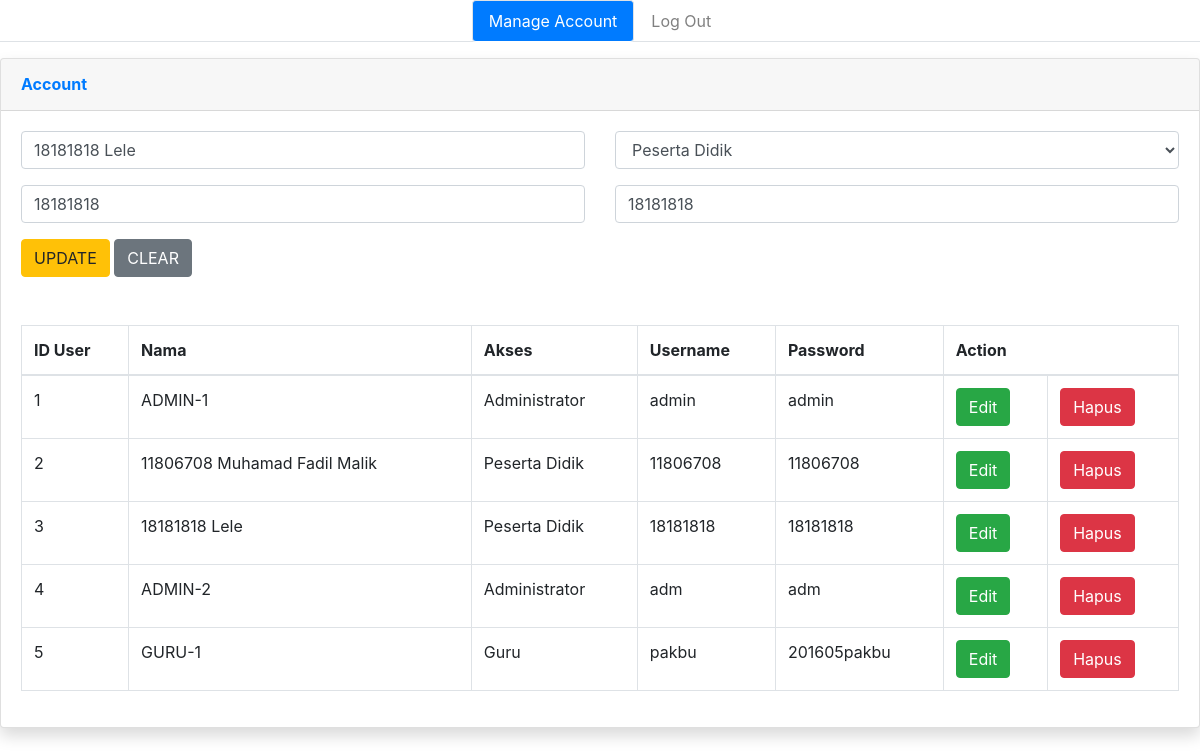
Page /page/admin/?menu=account&edit&id=4 (signed in) on the committed database.
### tables this page shows
CREATE TABLE `user` (
  `id` int(11) NOT NULL,
  `nama` varchar(225) NOT NULL,
  `username` varchar(255) NOT NULL,
  `password` varchar(255) NOT NULL,
  `akses` varchar(255) NOT NULL
);

### page/admin/account.php (the view, shortened to what this page needs)
<?php
    include '../../config/koneksi.php';
  if(isset($_GET['edit'])) {
    $sql = mysqli_query($con, "SELECT * FROM user WHERE id = '$_GET[id]'");
    $isi = mysqli_fetch_array($sql);
  }
  if (isset($_POST['clear'])) {
    echo "<script>alert('Data dibersihkan');document.location.href='?menu=account';</script>";
  }else{
    mysqli_error($con);
  }
 ?>
          <div class="card shadow mb-4">
            <div class="card-header py-3">
              <h6 class="m-0 font-weight-bold text-primary">Account</h6>
            </div>
            <div class="card-body">
            <form method="post">
            <div class="form-group">
                <div class="row">
                    <div class="col">
                    <input type="text" name="nama" class="form-control" placeholder="Nama" value="<?php echo $isi['nama']?>">
                    </div>
                    <div class="col">
                    <select name="akses" class="form-control">
                      <?php if ($isi['akses'] === 'Administrator') { ?>
                                <option value="Administrator">Administrator</option>
                            <?php }else if ($isi['akses'] === 'Peserta Didik') { ?>
                                <option value="Peserta Didik">Peserta Didik</option>
                            <?php }else if ($isi['akses'] === 'Orang Tua') { ?>
                                <option value="Orang Tua">Orang Tua</option>
                            <?php }else if ($isi['akses'] === 'Guru') { ?>
                                <option value="Guru">Guru</option>
                            <?php }else { ?>
                                <option value="" disabled selected>Akses</option>
                      <?php } ?>
                    </select>
                    </div>
                </div>
            </div>
            <div class="form-group">
                <div class="row">
                    <div class="col">
                    <input type="text" name="username" class="form-control" placeholder="Username" value="<?php echo $isi['username']?>">
                    </div>
                    <div class="col">
                    <input type="text" name="password" class="form-control" placeholder="Password" value="<?php echo $isi['password']?>">
                    </div>
                </div>
            </div>
            <?php if (isset($_GET['edit'])) {?>
                <td><input class="btn btn-warning" type="submit" name="update" value="UPDATE"></td>
              <?php }else{ ?>
                <td><input class="btn btn-primary" type="submit" name="simpan" value="SIMPAN"></td>
            <?php } ?>
            <button class="btn btn-secondary" name="clear">CLEAR</button>
            </form>
            <br><br>
              <div class="table-responsive">
                <table class="table table-bordered" id="dataTable" width="100%" cellspacing="0">
                  <thead>
                    <tr>
                      <th>ID User</th>
                      <th>Nama</th>
                      <th>Akses</th>
                      <th>Username</th>
                      <th>Password</th>
                      <th colspan="2" >Action</th>
                    </tr>
                  </thead>
                  <tbody>
                    <?php
                      $no=0;
                      $sql = mysqli_query($con,"SELECT * FROM user");
                      while($r=mysqli_fetch_array($sql)){
                      $no++;
                     ?>
                     <tr>
                       <td><?php echo $no; ?></td>
                       <td><?php echo $r['nama'] ?></td>
                       <td><?php echo $r['akses'] ?></td>
                       <td><?php echo $r['username'] ?></td>
                       <td><?php echo $r['password'] ?></td>
                       <td><a class="btn btn-success" href="?menu=account&edit&id=<?php echo $r['id'] ?>">Edit</a></td>
                       <td><a class="btn btn-danger" href="?menu=account&hapus&id=<?php echo $r['id'] ?>">Hapus</a></td>
                     </tr>
                    <?php } ?>
                  </tbody>
                </table>
              </div>
            </div>
          </div>

### rows in the picture
user: nama "18181818 Lele", akses "Peserta Didik", username "18181818", password "18181818"
user: nama "ADMIN-1", akses "Administrator", username "admin", password "admin"
user: nama "11806708 Muhamad Fadil Malik", akses "Peserta Didik", username "11806708", password "11806708"
user: nama "ADMIN-2", akses "Administrator", username "adm", password "adm"
user: nama "GURU-1", akses "Guru", username "pakbu", password "201605pakbu"
